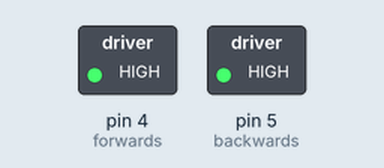
This sketch was run on a simulated Arduino Uno, built with avr-gcc and run on an emulated ATmega328P. Parts: switched loads named in the sketch (green lamp = pin HIGH).

Above: at 0.1 s.
Timing chart, 0 to 1.6 s (numbered marks = the images above):
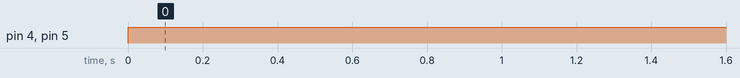

The sketch:

engine_test_v2.ino
```cpp
const int forwards = 4; // forward is wet
const int backwards = 5;//assign relay INx pin to arduino pin

void setup() {

pinMode(forwards, OUTPUT);//set relay as an output
pinMode(backwards, OUTPUT);//set relay as an output

}

void loop() {

digitalWrite(forwards, HIGH);
digitalWrite(backwards, HIGH);//Deactivate both relays to brake the motor
//delay(10000);// wait 10 seconds
/*
 digitalWrite(forwards, HIGH);
 digitalWrite(backwards, LOW);//Activate the relay the dryther direction, they must be different to move the motor
 delay(10000);// wait 10 seconds

 digitalWrite(forwards, LOW);
 digitalWrite(backwards, HIGH);//Activate the relay wet direction, they must be different to move the motor
 delay(100000); // wait 10 seconds

 digitalWrite(forwards, HIGH);
 digitalWrite(backwards, HIGH);//Deactivate both relays to brake the motor
 delay(10000);// wait 10 seconds
*/
}
```

Measured:
- by itself, pin 4 (forwards), pin 5 (backwards): LOW → HIGH at 0.00 s
